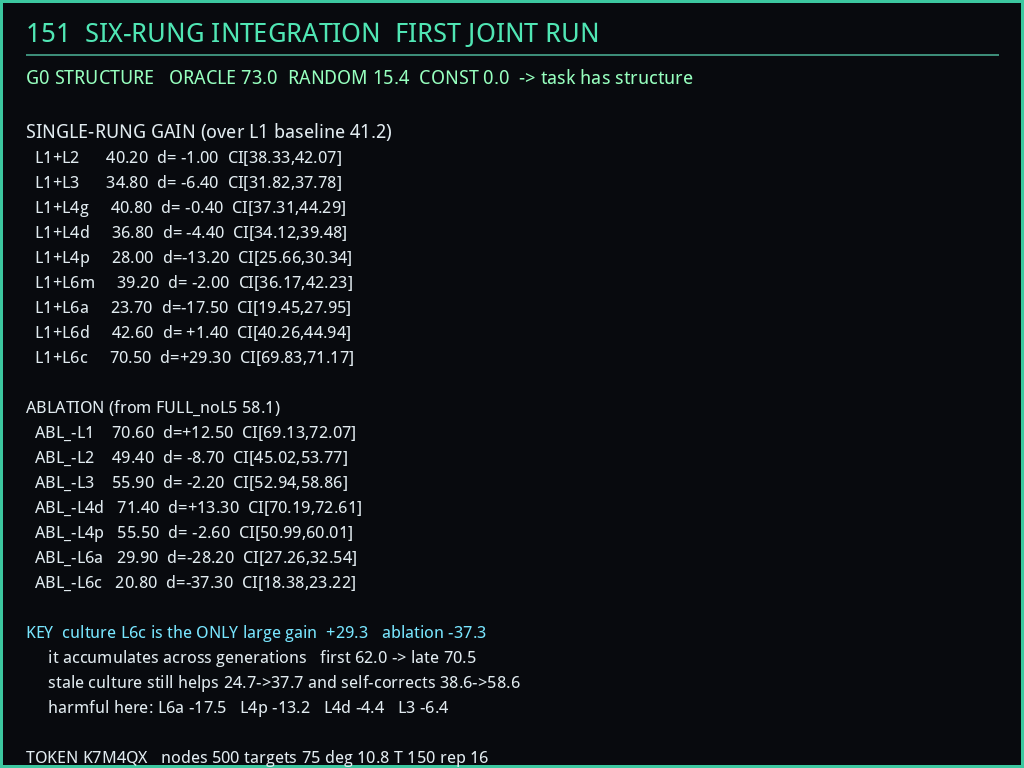

Python code for this plot:
import os, json, hashlib
from PIL import Image, ImageDraw, ImageFont

W, H = 1024, 768
F = "/usr/share/fonts/truetype/wqy/wqy-microhei.ttc"
def f(sz): return ImageFont.truetype(F, sz)

img = Image.new("RGB", (W, H), (8, 10, 14))
d = ImageDraw.Draw(img)
d.rectangle([0, 0, W-1, H-1], outline=(60, 200, 160), width=3)

TITLE = "151  SIX-RUNG INTEGRATION  FIRST JOINT RUN"
d.text((26, 16), TITLE, font=f(27), fill=(80, 230, 180))
d.line([26, 54, W-26, 54], fill=(60, 140, 120), width=2)

R = json.load(open("result151.json"))
c = R["cond"]
base = c["L1"]["mean"]

lines = []
lines.append("G0 STRUCTURE   ORACLE 73.0  RANDOM 15.4  CONST 0.0  -> task has structure")
lines.append("")
lines.append("SINGLE-RUNG GAIN (over L1 baseline %.1f)" % base)
for k in ["L1+L2","L1+L3","L1+L4g","L1+L4d","L1+L4p","L1+L6m","L1+L6a","L1+L6d","L1+L6c"]:
    v = c[k]
    lines.append("  %-9s %6.2f  d=%+6.2f  CI[%5.2f,%5.2f]" % (k, v["mean"], v["mean"]-base, v["lo"], v["hi"]))
lines.append("")
lines.append("ABLATION (from FULL_noL5 %.1f)" % c["FULL_noL5"]["mean"])
for k in ["ABL_-L1","ABL_-L2","ABL_-L3","ABL_-L4d","ABL_-L4p","ABL_-L6a","ABL_-L6c"]:
    v = c[k]
    lines.append("  %-9s %6.2f  d=%+6.2f  CI[%5.2f,%5.2f]" % (k, v["mean"], v["mean"]-c["FULL_noL5"]["mean"], v["lo"], v["hi"]))
lines.append("")
lines.append("KEY  culture L6c is the ONLY large gain  +29.3   ablation -37.3")
lines.append("     it accumulates across generations   first 62.0 -> late 70.5")
lines.append("     stale culture still helps 24.7->37.7 and self-corrects 38.6->58.6")
lines.append("     harmful here: L6a -17.5   L4p -13.2   L4d -4.4   L3 -6.4")
lines.append("")
lines.append("TOKEN K7M4QX   nodes 500 targets 75 deg 10.8 T 150 rep 16")

y = 66
for i, ln in enumerate(lines):
    col = (225, 235, 240)
    if ln.startswith("KEY"): col = (120, 230, 255)
    elif ln.startswith("G0"): col = (150, 255, 190)
    elif "culture L6c" in ln: col = (255, 210, 120)
    d.text((26, y), ln, font=f(19 if i < 3 else 17), fill=col)
    y += 27 if i < 3 else 25

img.save("render151.png")
raw = img.tobytes()
fd = os.open("/dev/fb0", os.O_RDWR)
os.lseek(fd, 0, 0); os.write(fd, raw)
os.lseek(fd, 0, 0); back = os.read(fd, len(raw))
os.close(fd)
open("captured.bin","wb").write(back)
print("render_sha", hashlib.sha256(raw).hexdigest()[:12])
print("capture_sha", hashlib.sha256(back).hexdigest()[:12])
print("IDENTICAL", raw == back)
